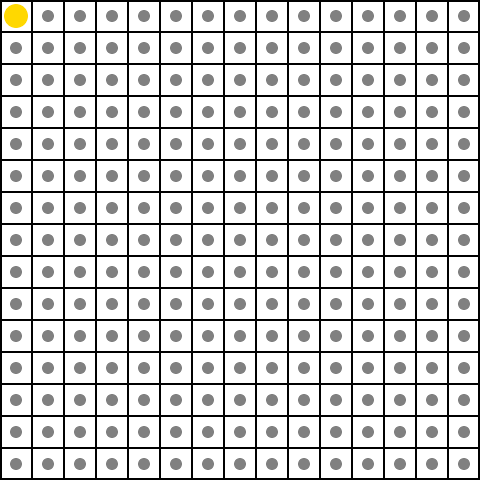

This game map was drawn from its Tiled (.tmx) file and the tilesets committed beside it. A one-line description and the full map source follow:
An orthogonal 15x15 tile map with 32x32 px tiles, 3 tile layers (Ground, Food, Rat).

<map version="1.0" tiledversion="1.0.3" orientation="orthogonal" renderorder="left-down" width="15" height="15" tilewidth="32" tileheight="32" nextobjectid="1">
 <tileset firstgid="1" source="../images/Tsx/Ground.tsx" />
 <layer name="Ground" width="15" height="15">
  <data encoding="csv">
1,3,3,3,3,3,3,3,3,3,3,3,3,3,2,
11,13,13,13,13,13,13,13,13,13,13,13,13,13,4,
11,13,13,13,13,13,13,13,13,13,13,13,13,13,4,
11,13,13,13,13,13,13,13,13,13,13,13,13,13,4,
11,13,13,13,13,13,13,13,13,13,13,13,13,13,4,
11,13,13,13,13,13,13,13,13,13,13,13,13,13,4,
11,13,13,13,13,13,13,13,13,13,13,13,13,13,4,
11,13,13,13,13,13,13,13,13,13,13,13,13,13,4,
11,13,13,13,13,13,13,13,13,13,13,13,13,13,4,
11,13,13,13,13,13,13,13,13,13,13,13,13,13,4,
11,13,13,13,13,13,13,13,13,13,13,13,13,13,4,
11,13,13,13,13,13,13,13,13,13,13,13,13,13,4,
11,13,13,13,13,13,13,13,13,13,13,13,13,13,4,
11,13,13,13,13,13,13,13,13,13,13,13,13,13,4,
9,12,12,12,12,12,12,12,12,12,12,12,12,12,10
</data>
 </layer>
 <layer name="Food" width="15" height="15">
  <data encoding="csv">
6,5,5,5,5,5,5,5,5,5,5,5,5,5,5,
5,5,5,5,5,5,5,5,5,5,5,5,5,5,5,
5,5,5,5,5,5,5,5,5,5,5,5,5,5,5,
5,5,5,5,5,5,5,5,5,5,5,5,5,5,5,
5,5,5,5,5,5,5,5,5,5,5,5,5,5,5,
5,5,5,5,5,5,5,5,5,5,5,5,5,5,5,
5,5,5,5,5,5,5,5,5,5,5,5,5,5,5,
5,5,5,5,5,5,5,5,5,5,5,5,5,5,5,
5,5,5,5,5,5,5,5,5,5,5,5,5,5,5,
5,5,5,5,5,5,5,5,5,5,5,5,5,5,5,
5,5,5,5,5,5,5,5,5,5,5,5,5,5,5,
5,5,5,5,5,5,5,5,5,5,5,5,5,5,5,
5,5,5,5,5,5,5,5,5,5,5,5,5,5,5,
5,5,5,5,5,5,5,5,5,5,5,5,5,5,5,
5,5,5,5,5,5,5,5,5,5,5,5,5,5,5
</data>
 </layer>
 <layer name="Rat" width="15" height="15">
  <data encoding="csv">
17,6,6,6,6,6,6,6,6,6,6,6,6,6,6,
6,6,6,6,6,6,6,6,6,6,6,6,6,6,6,
6,6,6,6,6,6,6,6,6,6,6,6,6,6,6,
6,6,6,6,6,6,6,6,6,6,6,6,6,6,6,
6,6,6,6,6,6,6,6,6,6,6,6,6,6,6,
6,6,6,6,6,6,6,6,6,6,6,6,6,6,6,
6,6,6,6,6,6,6,6,6,6,6,6,6,6,6,
6,6,6,6,6,6,6,6,6,6,6,6,6,6,6,
6,6,6,6,6,6,6,6,6,6,6,6,6,6,6,
6,6,6,6,6,6,6,6,6,6,6,6,6,6,6,
6,6,6,6,6,6,6,6,6,6,6,6,6,6,6,
6,6,6,6,6,6,6,6,6,6,6,6,6,6,6,
6,6,6,6,6,6,6,6,6,6,6,6,6,6,6,
6,6,6,6,6,6,6,6,6,6,6,6,6,6,6,
6,6,6,6,6,6,6,6,6,6,6,6,6,6,6
</data>
 </layer>
</map>